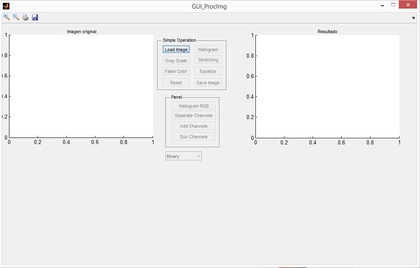
%> input picture 1.jpg, 420 x 268 px, shrunk from 1026 x 655 before the run
$ octave --eval "result = filtroKirschhoff(imread('1.jpg'));"   (GNU Octave 9; MATLAB toolbox functions it lacks are replaced by stand-ins)
%> lines starting %> are read from the running program, lines starting %| are printed output that depends on the picture
function [R] = filtroKirschhoff(img)
img=rgb2gray(img);
img=im2double(img);
%> img: size 268x420 double
[Y,X]=size(img);
%> Y = 268; X = 420

%% Kernels
kx1=[-3 -3 5;-3 0 5; -3 -3  5];%0°
kx2=[-3 5 5; -3 0 5; -3 -3 -3];%45°
kx3=[5 5 5; -3 0 -3; -3 -3 -3];%90°
kx4=[5 5 -3; 5 0 -3; -3 -3 -3];%135°
ky1=[5 -3 -3; 5 0 -3; 5 -3 -3];%180°
ky2=[-3 -3 -3; 5 0 -3; 5 5 -3];%225°
ky3=[-3 -3 -3; -3 0 -3; 5 5 5];%270°
ky4=[-3 -3 -3; -3 0 5; -3 5 5];%315°
% %en X
% kx1=[-1  0  1
%      -2  0  2
%      -1  0  1];
% kx2=[-1 -2 -1
%       0  0  0
%       1  2  1];
% kx3=[ 1  0 -1
%       2  0 -2
%       1  0 -1];
% kx4=[-1 -2 -1
%       0  0  0
%       1  2  1];
% % en Y
% ky1=[-2 -1  0
%      -1  0  1
%       0  1  2];
% ky2=[ 2  1  0
%       1  0 -1
%       0 -1 -2];
% ky3=[ 0 -1 -2
%       1  0 -1
%       2  1  0];
% ky4=[ 0  1  2
%      -1  0  1
%      -2 -1  0];
%% Almacenar resultados
Rx1=zeros(Y,X);
Rx2=Rx1;
Rx3=Rx1;
Rx4=Rx1;
Ry1=Rx1;
Ry2=Rx1;
Ry3=Rx1;
Ry4=Rx1;
R=Rx1;
%% Procesamiento
for j=2:Y-1
    for i=2:X-1
        Rx1(j,i)=sum(sum(img(j-1:j+1,i-1:i+1).*kx1));
        Ry1(j,i)=sum(sum(img(j-1:j+1,i-1:i+1).*ky1));
        Rx2(j,i)=sum(sum(img(j-1:j+1,i-1:i+1).*kx2));
        Ry2(j,i)=sum(sum(img(j-1:j+1,i-1:i+1).*ky2));
        Rx3(j,i)=sum(sum(img(j-1:j+1,i-1:i+1).*kx3));
        Ry3(j,i)=sum(sum(img(j-1:j+1,i-1:i+1).*ky3));
        Rx4(j,i)=sum(sum(img(j-1:j+1,i-1:i+1).*kx4));
        Ry4(j,i)=sum(sum(img(j-1:j+1,i-1:i+1).*ky4));
    end
end
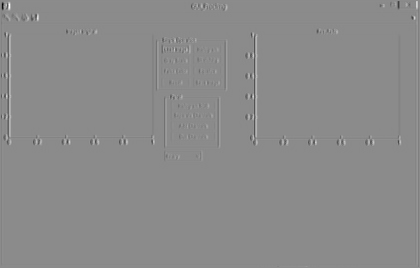
%> Rx1: size 268x420 double; min -13.62, max 11.35, mean -0.000547; drawn with min black and max white
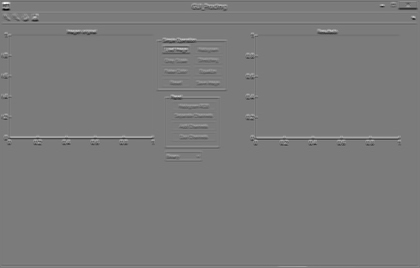
%> Rx3: size 268x420 double; min -11.4, max 12.14, mean -0.00165; drawn with min black and max white
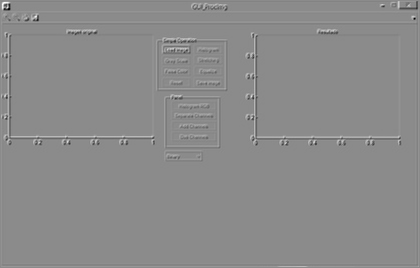
%> Rx4: size 268x420 double; min -10.33, max 8.6, mean 0.00168; drawn with min black and max white
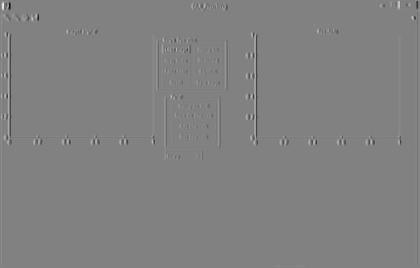
%> Ry1: size 268x420 double; min -12.12, max 11.72, mean 0.00136; drawn with min black and max white
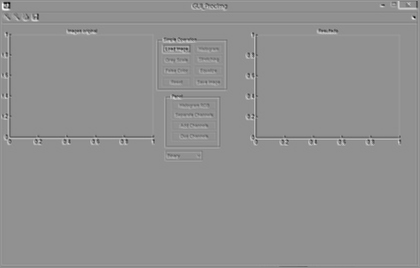
%> Ry2: size 268x420 double; min -11.14, max 8.44, mean 0.0012; drawn with min black and max white
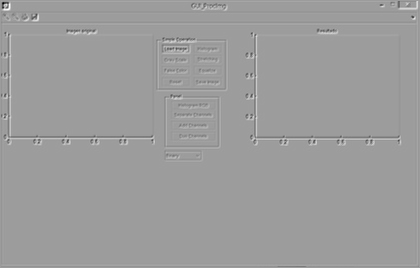
%> Ry4: size 268x420 double; min -12.71, max 7.96, mean -7.41e-05; drawn with min black and max white

for j=1:Y
    for i=1:X
        R(j,i)=max(max([Rx1(j,i) Rx2(j,i) Rx3(j,i) Rx4(j,i) Ry1(j,i) Ry2(j,i) Ry3(j,i) Ry4(j,i)]));
    end
end
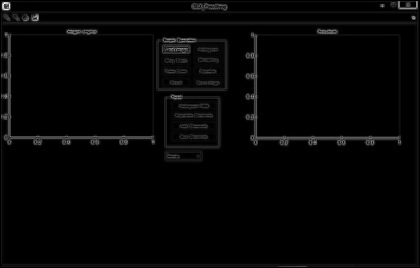
%> R: size 268x420 double; min 0, max 12.14, mean 0.234; drawn with min black and max white
end
